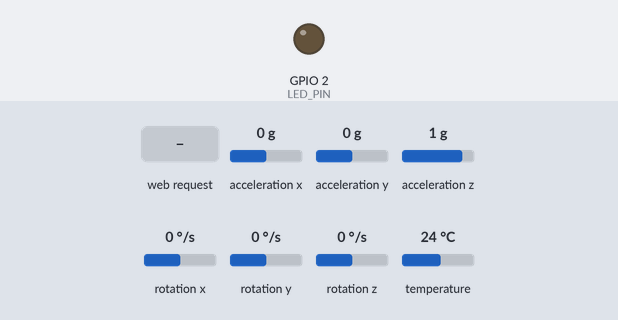
A sketch run on a simulated ESP32. Shown: output pins drawn as LEDs (lit = HIGH). The inputs (shaded band) are chosen by the test bench; at power-on: acceleration x 0 g, acceleration y 0 g, acceleration z 1 g, rotation x 0 °/s, rotation y 0 °/s, rotation z 0 °/s, temperature 24 °C. WiFi joins after 1.5 s; servers stay silent unless stated; the local clock reads 2024-03-15 10:24:30 at power-on unless the sketch sets it; what the sketch prints to the serial monitor is not drawn.

Above: at 0.0 s.
At 2.8 s:
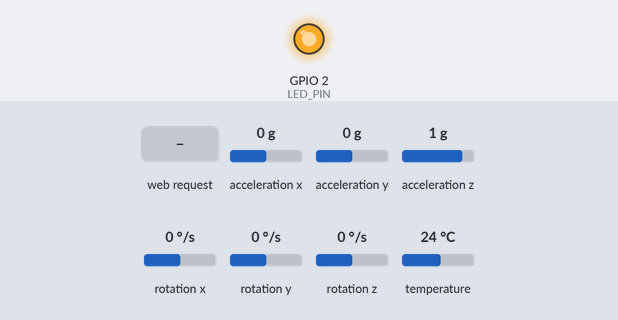
2.9 s: acceleration x set to -0.2 g
5.9 s: HTTP request GET /sens received
7.4 s: HTTP request GET /reset received
8.9 s: HTTP request GET /reset?val=1 received
11.9 s: acceleration y set to -1.4 g
Timing chart, 0 to 14.9 s (numbered marks = the images above; inputs shaded):
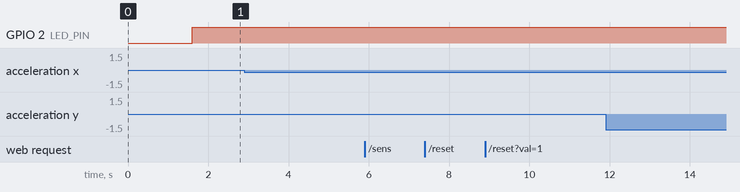

The sketch:

Motion_Detection_Alpha2.ino
```cpp
/*  Tap-Guard v6  —  ESP32 + MPU6050 drink-tamper alarm
 *  Wi-Fi SSID/Pass  →  DevilDogVIP / yvetteway
 *  Sensitivity: 0 (low) … 1 (high). 0.90 default.
 *  HTML: sans-serif, drop-shadows, SVG glass icon.
 */

#include <WiFi.h>
#include <WebServer.h>
#include <Adafruit_MPU6050.h>
#include <Adafruit_Sensor.h>
#include <Wire.h>
#include <time.h>

#define LED_PIN 2
const int    THR_MIN = 1;      // MPU6050 register units
const int    THR_MAX = 120;    // least sensitive
float sens = 0.90;             // user 0-1, 1 = hair-trigger
int   calcThr() { return max(THR_MIN, int(THR_MAX - sens * (THR_MAX - THR_MIN))); }

#define MOT_DUR 30             // 1 LSB = 1 ms
const char* ssid = "DevilDogVIP";
const char* pass = "yvetteway";

Adafruit_MPU6050 mpu;
WebServer server(80);

struct Ev { time_t ts; float ax,ay,az,gx,gy,gz; };
const int MAXEV = 350;
Ev  ev[MAXEV];
int head = -1;

bool moving = false;
uint32_t lastHit = 0;

/* ---------- INLINE HTML ---------- */
const char dashboard[] PROGMEM = R"html(
<!doctype html><html><head><meta charset=utf-8>
<meta name=viewport content=width=device-width,initial-scale=1>
<title>Tap-Guard</title>
<style>
body{margin:0;font-family:Helvetica,Arial,sans-serif;background:#eef1f3;color:#1d1d1f}
header{background:#fff;text-align:center;padding:20px;box-shadow:0 4px 10px #0002}
h1{margin:0;font-size:30px;text-shadow:0 2px 4px #0002}
#state{font-size:46px;font-weight:700;margin:14px 0;text-shadow:0 2px 4px #0002}
.armed{color:#34c759}.moving{color:#ff3b30}
.card{background:#fff;border-radius:14px;padding:14px;margin:10px auto;max-width:880px;
      box-shadow:0 6px 14px #0003}
table{width:100%;border-collapse:collapse;font-size:13px}
th,td{border:1px solid #ccc;padding:4px;text-align:center}
svg{filter:drop-shadow(0 2px 4px rgba(0,0,0,.25))}
button,input[type=number]{margin:6px;padding:8px 14px;border:0;border-radius:8px;
      font-weight:600;cursor:pointer}
button{background:#0071e3;color:#fff}
input[type=number]{width:110px;color:#6c6c6c}
input.clean{color:#1d1d1f}
</style>
</head><body>
<header><h1>Tap-Guard Coaster</h1></header>
<center>
<svg id=glass width=120 height=180>
 <rect x=30 y=10 width=60 height=160 rx=8 ry=8 fill="none" stroke="#555" stroke-width="4"/>
 <rect id=fill x=34 y=14 width=52 height=152 rx=4 ry=4 fill="#34c7f9"/>
</svg>
<div id=state class="armed">ARMED</div>
</center>

<div class=card>
 Sensitivity
 <input id=val type=number step=0.0005 min=0 max=1 placeholder="0.90">
 <button onclick="setSens()">Set</button>
 <button onclick="defSens()">Default</button>
 <button onclick="clrLog()">Clear Log</button>
 <button onclick="dlCSV()">CSV</button>
</div>

<div class=card>
<table><thead>
 <tr><th>ID</th><th>Time</th><th>Ax</th><th>Ay</th><th>Az</th><th>Gx</th><th>Gy</th><th>Gz</th></tr>
</thead><tbody id=log></tbody></table>
</div>

<script>
let csv="", box=document.getElementById("val");
box.oninput=()=>box.classList.add("clean");
const req=p=>fetch(p);

function setSens(){req("/sens?val="+(box.value||box.placeholder));}
function defSens(){req("/sens?val=0.90").then(()=>{box.value="";box.classList.remove("clean");});}
function clrLog(){req("/reset");}
function dlCSV(){const a=document.createElement("a");
 a.href=URL.createObjectURL(new Blob([csv],{type:"text/csv"}));
 a.download="tapguard.csv";a.click();}

/* poll 10 ×/s */
async function tick(){
 const st=await (await req("/state")).text();
 const div=document.getElementById("state"),glass=document.getElementById("fill");
 if(st==="1"){div.textContent="MOVING";div.className="moving";glass.setAttribute("fill","#ff3b30");}
 else        {div.textContent="ARMED"; div.className="armed"; glass.setAttribute("fill","#34c7f9");}

 csv=await (await req("/log")).text();
 const rows=csv.trim().split("\n").slice(1);         // skip header
 const tb=document.getElementById("log"); tb.innerHTML="";
 rows.forEach(line=>{
   const c=line.split(","); if(c.length<8) return;
   const tr=document.createElement("tr");
   c.forEach(v=>{const d=document.createElement("td");d.textContent=v;tr.appendChild(d);});
   tb.prepend(tr);                                   // newest on top
 });
 setTimeout(tick,100);
}
tick();
</script></body></html>
)html";
/* ---------- END HTML ---------- */

/* ---------- HTTP HANDLERS ---------- */
void hRoot()           { server.send_P(200,"text/html",dashboard); }
void hState()          { server.send(200,"text/plain", moving ? "1" : "0"); }
void hLog() {
  String out="id,time,ax,ay,az,gx,gy,gz\n";
  for(int i=0;i<MAXEV;i++){
    int idx=(head-i+MAXEV)%MAXEV; if(ev[idx].ts==0) break;
    char ts[20]; strftime(ts,sizeof(ts),"%F %T",localtime(&ev[idx].ts));
    out += String(idx)+","+ts+","+
           String(ev[idx].ax,2)+","+String(ev[idx].ay,2)+","+String(ev[idx].az,2)+","+
           String(ev[idx].gx,2)+","+String(ev[idx].gy,2)+","+String(ev[idx].gz,2)+"\n";
  }
  server.send(200,"text/csv",out);
}
void hSens() {
  sens = constrain(server.arg("val").toFloat(),0.0f,1.0f);
  int thr = calcThr();
  mpu.setMotionDetectionThreshold(thr);
  Serial.printf("New sensitivity %.3f → thr %d\n", sens, thr);
  server.send(200,"");
}
void hReset() {
  memset(ev,0,sizeof(ev)); head=-1; moving=false;
  Serial.println("Log cleared");
  server.send(200,"");
}
/* ----------------------------------- */

void setup(){
  pinMode(LED_PIN,OUTPUT);
  Serial.begin(115200); delay(100);

  WiFi.begin(ssid,pass);
  Serial.print("Wi-Fi…");
  while(WiFi.status()!=WL_CONNECTED){ delay(250); Serial.print('.'); }
  Serial.printf("\nURL  http://%s/\n", WiFi.localIP().toString().c_str());

  configTime(0,0,"pool.ntp.org","time.nist.gov");

  if(!mpu.begin()){ Serial.println("MPU6050 init fail"); while(true){} }
  mpu.setHighPassFilter(MPU6050_HIGHPASS_0_63_HZ);
  mpu.setMotionDetectionDuration(MOT_DUR);
  mpu.setMotionDetectionThreshold(calcThr());
  mpu.setMotionInterrupt(true);

  server.on("/",hRoot);
  server.on("/state",hState);
  server.on("/log",hLog);
  server.on("/sens",hSens);
  server.on("/reset",hReset);
  server.begin();
}

void loop(){
  server.handleClient();

  if(mpu.getMotionInterruptStatus()){
    sensors_event_t a,g,t; mpu.getEvent(&a,&g,&t);

    head = (head + 1) % MAXEV;
    ev[head] = { time(nullptr),
                 a.acceleration.x, a.acceleration.y, a.acceleration.z,
                 g.gyro.x,        g.gyro.y,        g.gyro.z };

    Serial.printf("MOTION @%lu  ax %.2f ay %.2f az %.2f  thr %d\n",
                  ev[head].ts, ev[head].ax, ev[head].ay, ev[head].az, calcThr());

    digitalWrite(LED_PIN, HIGH);
    moving = true;
    lastHit = millis();
  }

  if(moving && millis() - lastHit > 1200){
    moving = false;
    digitalWrite(LED_PIN, LOW);
  }
}
```
